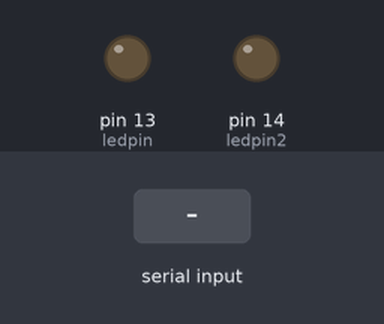
Bench run of a sketch on a simulated Arduino Uno, built with avr-gcc and run on an emulated ATmega328P. On the bench: output pins drawn as LEDs (lit = HIGH). Inputs (shaded band) come from the test bench.

Above: at 1.2 s.
1.3 s: "3" received over the second serial link
At 2.1 s:
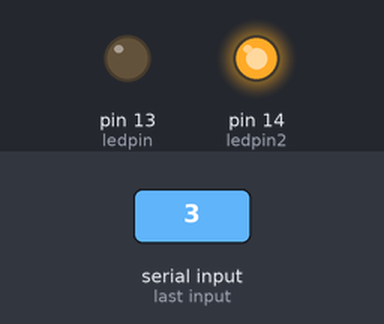
2.8 s: "1" received over the second serial link
At 3.2 s:
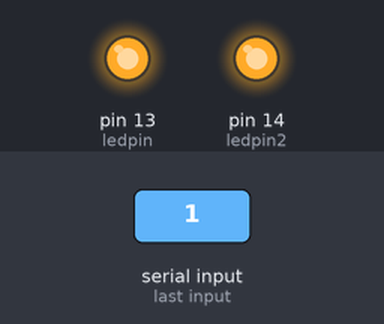
4.3 s: "4" received over the second serial link
At 5.6 s:
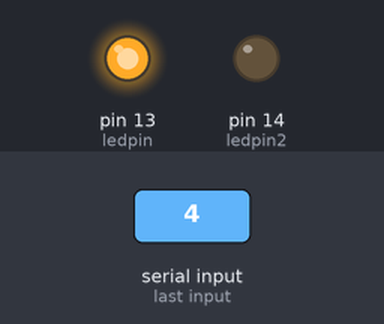
5.9 s: "2" received over the second serial link
At 7.0 s:
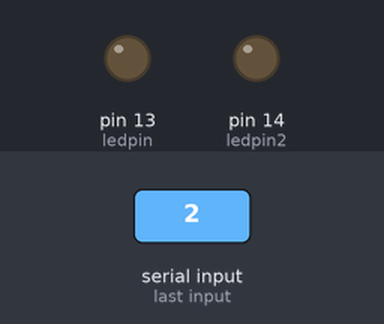
Timing chart, 0 to 8.4 s (numbered marks = the images above; inputs shaded):
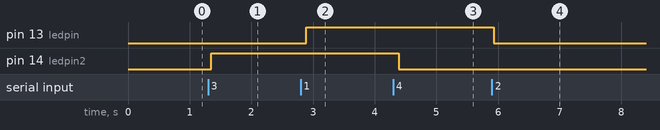

The sketch:

Working.ino
```cpp
#include <SoftwareSerial.h>

int bluetoothTx = 1;  // TX-O pin of bluetooth mate, Arduino D2
int bluetoothRx = 0;  // RX-I pin of bluetooth mate, Arduino D3
int ledpin=13;
int ledpin2=14;
SoftwareSerial bluetooth(bluetoothTx, bluetoothRx);
char a;
void setup()
{


  bluetooth.begin(9600);  // Start bluetooth serial at 9600
  bluetooth.println("Bluetooth On please press 1 or 0 blink LED ..");
  pinMode(ledpin,OUTPUT);
   pinMode(ledpin2,OUTPUT);
}

void loop()
{
  if(bluetooth.available())  // If the bluetooth sent any characters
  {
    // Send any characters the bluetooth prints to the serial monitor
    a=bluetooth.read();
    if(a=='3')
    {
        digitalWrite(ledpin2,1);
    }
    else if(a=='4')
    {
      digitalWrite(ledpin2,0);
    }

    if(a=='1')
    {
        digitalWrite(ledpin,1);
    }
    else if(a=='2')
    {
      digitalWrite(ledpin,0);
    }
    else
    {
      bluetooth.write("Press 1,3 to switch on and 2,4 to off");
    }

  }
  delay(100);// prepare for next data ...

}
```

Measured:
- after the input at 1.3 s, pin 14 (ledpin2): LOW → HIGH after 0.05 s
- after the input at 2.8 s, pin 13 (ledpin): LOW → HIGH after 0.09 s
- after the input at 4.3 s, pin 14 (ledpin2): HIGH → LOW after 0.09 s
- after the input at 5.9 s, pin 13 (ledpin): HIGH → LOW at once
